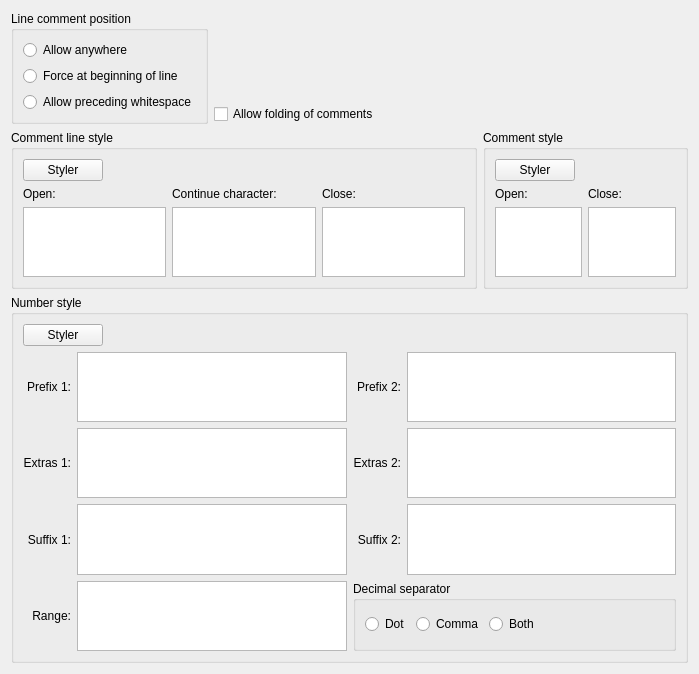
<?xml version="1.0" encoding="UTF-8"?>
<ui version="4.0">
 <class>CommentStyleDlg</class>
 <widget class="QWidget" name="CommentStyleDlg">
  <property name="geometry"><rect><x>0</x><y>0</y><width>699</width><height>674</height></rect></property>
  <layout class="QVBoxLayout" name="layout1">
   <item>
    <layout class="QHBoxLayout" name="layout2">
     <item>
      <widget class="QGroupBox" name="commentlinePositionStatic">
       <property name="nppId" stdset="0"><number>23003</number></property>
       <property name="title"><string>Line comment position</string></property>
       <layout class="QVBoxLayout" name="layout3">
        <item>
         <widget class="QRadioButton" name="allowAnywhere">
          <property name="nppId" stdset="0"><number>23004</number></property>
          <property name="text"><string>Allow anywhere</string></property>
          <attribute name="buttonGroup"><string notr="true">radioGroup1</string></attribute>
         </widget>
        </item>
        <item>
         <widget class="QRadioButton" name="forceAtBol">
          <property name="nppId" stdset="0"><number>23005</number></property>
          <property name="text"><string>Force at beginning of line</string></property>
          <attribute name="buttonGroup"><string notr="true">radioGroup1</string></attribute>
         </widget>
        </item>
        <item>
         <widget class="QRadioButton" name="allowWhitespace">
          <property name="nppId" stdset="0"><number>23006</number></property>
          <property name="text"><string>Allow preceding whitespace</string></property>
          <attribute name="buttonGroup"><string notr="true">radioGroup1</string></attribute>
         </widget>
        </item>
       </layout>
      </widget>
     </item>
     <item>
      <layout class="QVBoxLayout" name="layout4">
       <item>
        <spacer name="spacer5">
         <property name="orientation"><enum>Qt::Vertical</enum></property>
         <property name="sizeType"><enum>QSizePolicy::Expanding</enum></property>
         <property name="sizeHint" stdset="0"><size><width>0</width><height>0</height></size></property>
        </spacer>
       </item>
       <item>
        <widget class="QCheckBox" name="foldingOfComments">
         <property name="nppId" stdset="0"><number>23001</number></property>
         <property name="text"><string>Allow folding of comments</string></property>
        </widget>
       </item>
      </layout>
     </item>
     <item>
      <spacer name="spacer6">
       <property name="orientation"><enum>Qt::Horizontal</enum></property>
       <property name="sizeType"><enum>QSizePolicy::Expanding</enum></property>
       <property name="sizeHint" stdset="0"><size><width>0</width><height>0</height></size></property>
      </spacer>
     </item>
    </layout>
   </item>
   <item>
    <layout class="QHBoxLayout" name="layout7">
     <item>
      <widget class="QGroupBox" name="commentlineDescgroupStatic">
       <property name="nppId" stdset="0"><number>23301</number></property>
       <property name="title"><string>Comment line style</string></property>
       <layout class="QVBoxLayout" name="layout8">
        <item>
         <layout class="QHBoxLayout" name="layout9">
          <item>
           <widget class="QPushButton" name="commentlineStyler">
            <property name="nppId" stdset="0"><number>23326</number></property>
            <property name="text"><string>Styler</string></property>
            <property name="autoDefault"><bool>false</bool></property>
           </widget>
          </item>
          <item>
           <spacer name="spacer10">
            <property name="orientation"><enum>Qt::Horizontal</enum></property>
            <property name="sizeType"><enum>QSizePolicy::Expanding</enum></property>
            <property name="sizeHint" stdset="0"><size><width>0</width><height>0</height></size></property>
           </spacer>
          </item>
         </layout>
        </item>
        <item>
         <layout class="QGridLayout" name="layout11">
          <item row="0" column="0">
           <widget class="QLabel" name="commentlineOpenStatic">
            <property name="nppId" stdset="0"><number>23323</number></property>
            <property name="text"><string>Open:</string></property>
           </widget>
          </item>
          <item row="0" column="1">
           <widget class="QLabel" name="commentlineContinueStatic">
            <property name="nppId" stdset="0"><number>23324</number></property>
            <property name="text"><string>Continue character:</string></property>
           </widget>
          </item>
          <item row="0" column="2">
           <widget class="QLabel" name="commentlineCloseStatic">
            <property name="nppId" stdset="0"><number>23325</number></property>
            <property name="text"><string>Close:</string></property>
           </widget>
          </item>
          <item row="1" column="0">
           <widget class="QPlainTextEdit" name="commentlineOpenEdit">
            <property name="nppId" stdset="0"><number>23320</number></property>
            <property name="tabChangesFocus"><bool>true</bool></property>
           </widget>
          </item>
          <item row="1" column="1">
           <widget class="QPlainTextEdit" name="commentlineContinueEdit">
            <property name="nppId" stdset="0"><number>23321</number></property>
            <property name="tabChangesFocus"><bool>true</bool></property>
           </widget>
          </item>
          <item row="1" column="2">
           <widget class="QPlainTextEdit" name="commentlineCloseEdit">
            <property name="nppId" stdset="0"><number>23322</number></property>
            <property name="tabChangesFocus"><bool>true</bool></property>
           </widget>
          </item>
         </layout>
        </item>
       </layout>
      </widget>
     </item>
     <item>
      <widget class="QGroupBox" name="commentDescgroupStatic">
       <property name="nppId" stdset="0"><number>23101</number></property>
       <property name="title"><string>Comment style</string></property>
       <layout class="QVBoxLayout" name="layout12">
        <item>
         <layout class="QHBoxLayout" name="layout13">
          <item>
           <widget class="QPushButton" name="commentStyler">
            <property name="nppId" stdset="0"><number>23124</number></property>
            <property name="text"><string>Styler</string></property>
            <property name="autoDefault"><bool>false</bool></property>
           </widget>
          </item>
          <item>
           <spacer name="spacer14">
            <property name="orientation"><enum>Qt::Horizontal</enum></property>
            <property name="sizeType"><enum>QSizePolicy::Expanding</enum></property>
            <property name="sizeHint" stdset="0"><size><width>0</width><height>0</height></size></property>
           </spacer>
          </item>
         </layout>
        </item>
        <item>
         <layout class="QGridLayout" name="layout15">
          <item row="0" column="0">
           <widget class="QLabel" name="commentOpenStatic">
            <property name="nppId" stdset="0"><number>23122</number></property>
            <property name="text"><string>Open:</string></property>
           </widget>
          </item>
          <item row="0" column="1">
           <widget class="QLabel" name="commentCloseStatic">
            <property name="nppId" stdset="0"><number>23123</number></property>
            <property name="text"><string>Close:</string></property>
           </widget>
          </item>
          <item row="1" column="0">
           <widget class="QPlainTextEdit" name="commentOpenEdit">
            <property name="nppId" stdset="0"><number>23120</number></property>
            <property name="tabChangesFocus"><bool>true</bool></property>
           </widget>
          </item>
          <item row="1" column="1">
           <widget class="QPlainTextEdit" name="commentCloseEdit">
            <property name="nppId" stdset="0"><number>23121</number></property>
            <property name="tabChangesFocus"><bool>true</bool></property>
           </widget>
          </item>
         </layout>
        </item>
       </layout>
      </widget>
     </item>
    </layout>
   </item>
   <item>
    <widget class="QGroupBox" name="numberDescgroupStatic">
     <property name="nppId" stdset="0"><number>23201</number></property>
     <property name="title"><string>Number style</string></property>
     <layout class="QVBoxLayout" name="layout16">
      <item>
       <layout class="QHBoxLayout" name="layout17">
        <item>
         <widget class="QPushButton" name="numberStyler">
          <property name="nppId" stdset="0"><number>23220</number></property>
          <property name="text"><string>Styler</string></property>
          <property name="autoDefault"><bool>false</bool></property>
         </widget>
        </item>
        <item>
         <spacer name="spacer18">
          <property name="orientation"><enum>Qt::Horizontal</enum></property>
          <property name="sizeType"><enum>QSizePolicy::Expanding</enum></property>
          <property name="sizeHint" stdset="0"><size><width>0</width><height>0</height></size></property>
         </spacer>
        </item>
       </layout>
      </item>
      <item>
       <layout class="QGridLayout" name="layout19">
        <item row="0" column="0">
         <widget class="QLabel" name="numberPrefix1Static">
          <property name="nppId" stdset="0"><number>23230</number></property>
          <property name="text"><string>Prefix 1:</string></property>
          <property name="alignment"><set>Qt::AlignRight|Qt::AlignVCenter</set></property>
         </widget>
        </item>
        <item row="0" column="1">
         <widget class="QPlainTextEdit" name="numberPrefix1Edit">
          <property name="nppId" stdset="0"><number>23231</number></property>
          <property name="tabChangesFocus"><bool>true</bool></property>
         </widget>
        </item>
        <item row="0" column="2">
         <widget class="QLabel" name="numberPrefix2Static">
          <property name="nppId" stdset="0"><number>23232</number></property>
          <property name="text"><string>Prefix 2:</string></property>
          <property name="alignment"><set>Qt::AlignRight|Qt::AlignVCenter</set></property>
         </widget>
        </item>
        <item row="0" column="3">
         <widget class="QPlainTextEdit" name="numberPrefix2Edit">
          <property name="nppId" stdset="0"><number>23233</number></property>
          <property name="tabChangesFocus"><bool>true</bool></property>
         </widget>
        </item>
        <item row="1" column="0">
         <widget class="QLabel" name="numberExtras1Static">
          <property name="nppId" stdset="0"><number>23234</number></property>
          <property name="text"><string>Extras 1:</string></property>
          <property name="alignment"><set>Qt::AlignRight|Qt::AlignVCenter</set></property>
         </widget>
        </item>
        <item row="1" column="1">
         <widget class="QPlainTextEdit" name="numberExtras1Edit">
          <property name="nppId" stdset="0"><number>23235</number></property>
          <property name="tabChangesFocus"><bool>true</bool></property>
         </widget>
        </item>
        <item row="1" column="2">
         <widget class="QLabel" name="numberExtras2Static">
          <property name="nppId" stdset="0"><number>23236</number></property>
          <property name="text"><string>Extras 2:</string></property>
          <property name="alignment"><set>Qt::AlignRight|Qt::AlignVCenter</set></property>
         </widget>
        </item>
        <item row="1" column="3">
         <widget class="QPlainTextEdit" name="numberExtras2Edit">
          <property name="nppId" stdset="0"><number>23237</number></property>
          <property name="tabChangesFocus"><bool>true</bool></property>
         </widget>
        </item>
        <item row="2" column="0">
         <widget class="QLabel" name="numberSuffix1Static">
          <property name="nppId" stdset="0"><number>23238</number></property>
          <property name="text"><string>Suffix 1:</string></property>
          <property name="alignment"><set>Qt::AlignRight|Qt::AlignVCenter</set></property>
         </widget>
        </item>
        <item row="2" column="1">
         <widget class="QPlainTextEdit" name="numberSuffix1Edit">
          <property name="nppId" stdset="0"><number>23239</number></property>
          <property name="tabChangesFocus"><bool>true</bool></property>
         </widget>
        </item>
        <item row="2" column="2">
         <widget class="QLabel" name="numberSuffix2Static">
          <property name="nppId" stdset="0"><number>23240</number></property>
          <property name="text"><string>Suffix 2:</string></property>
          <property name="alignment"><set>Qt::AlignRight|Qt::AlignVCenter</set></property>
         </widget>
        </item>
        <item row="2" column="3">
         <widget class="QPlainTextEdit" name="numberSuffix2Edit">
          <property name="nppId" stdset="0"><number>23241</number></property>
          <property name="tabChangesFocus"><bool>true</bool></property>
         </widget>
        </item>
        <item row="3" column="0">
         <widget class="QLabel" name="numberRangeStatic">
          <property name="nppId" stdset="0"><number>23242</number></property>
          <property name="text"><string>Range:</string></property>
          <property name="alignment"><set>Qt::AlignRight|Qt::AlignVCenter</set></property>
         </widget>
        </item>
        <item row="3" column="1">
         <widget class="QPlainTextEdit" name="numberRangeEdit">
          <property name="nppId" stdset="0"><number>23243</number></property>
          <property name="tabChangesFocus"><bool>true</bool></property>
         </widget>
        </item>
        <item row="3" column="2" colspan="2">
         <widget class="QGroupBox" name="decimalSeparatorStatic">
          <property name="nppId" stdset="0"><number>23244</number></property>
          <property name="title"><string>Decimal separator</string></property>
          <layout class="QHBoxLayout" name="layout20">
           <item>
            <widget class="QRadioButton" name="dotRadio">
             <property name="nppId" stdset="0"><number>23245</number></property>
             <property name="text"><string>Dot</string></property>
             <attribute name="buttonGroup"><string notr="true">radioGroup2</string></attribute>
            </widget>
           </item>
           <item>
            <widget class="QRadioButton" name="commaRadio">
             <property name="nppId" stdset="0"><number>23246</number></property>
             <property name="text"><string>Comma</string></property>
             <attribute name="buttonGroup"><string notr="true">radioGroup2</string></attribute>
            </widget>
           </item>
           <item>
            <widget class="QRadioButton" name="bothRadio">
             <property name="nppId" stdset="0"><number>23247</number></property>
             <property name="text"><string>Both</string></property>
             <attribute name="buttonGroup"><string notr="true">radioGroup2</string></attribute>
            </widget>
           </item>
           <item>
            <spacer name="spacer21">
             <property name="orientation"><enum>Qt::Horizontal</enum></property>
             <property name="sizeType"><enum>QSizePolicy::Expanding</enum></property>
             <property name="sizeHint" stdset="0"><size><width>0</width><height>0</height></size></property>
            </spacer>
           </item>
          </layout>
         </widget>
        </item>
       </layout>
      </item>
     </layout>
    </widget>
   </item>
   <item>
    <spacer name="spacer22">
     <property name="orientation"><enum>Qt::Vertical</enum></property>
     <property name="sizeType"><enum>QSizePolicy::Expanding</enum></property>
     <property name="sizeHint" stdset="0"><size><width>0</width><height>0</height></size></property>
    </spacer>
   </item>
  </layout>
 </widget>
 <resources/>
 <connections/>
 <buttongroups>
  <buttongroup name="radioGroup1"/>
  <buttongroup name="radioGroup2"/>
 </buttongroups>
</ui>
